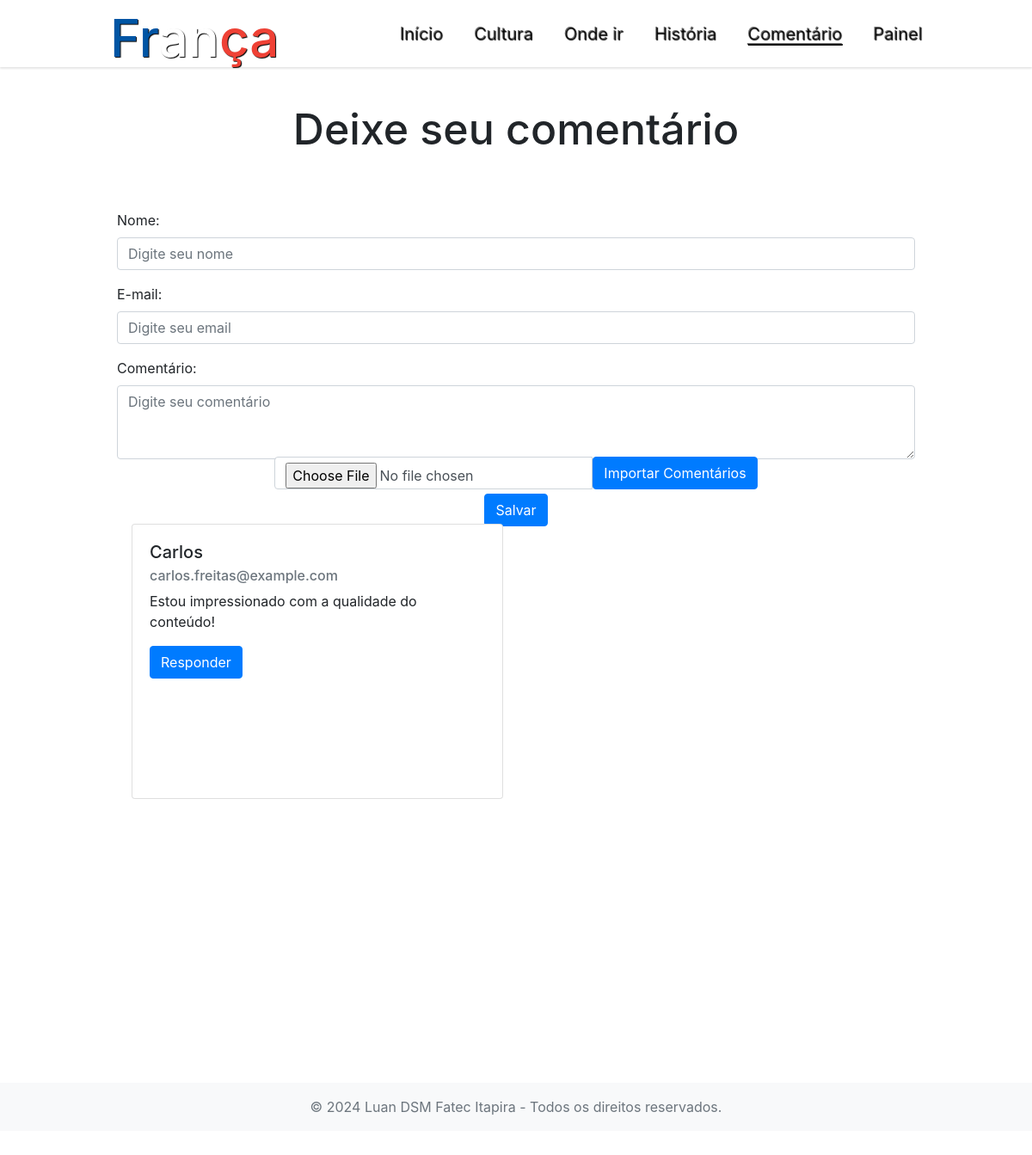
Page /pages/comentario.php (signed in) on the committed database.
### tables this page shows
CREATE TABLE `commentaries` (
  `id` varchar(36) NOT NULL,
  `guest_name` varchar(255) NOT NULL,
  `guest_email` varchar(64) NOT NULL,
  `commentary` text NOT NULL,
  `created_at` timestamp NOT NULL DEFAULT current_timestamp(),
  `is_valid` tinyint(1) NOT NULL DEFAULT 1
);

### model/Commentary.php (called while the page is built, shortened)
<?php
class Commentary
{
    public static function getAllValidCommentaries()
    {
        try {
            $connection = Connection::connect();
            $stmt = $connection->prepare('SELECT
            c.id AS commentary_id,
            c.commentary,
            c.created_at AS commentary_date,
            c.is_valid,
            c.guest_name,
            c.guest_email,
            CONCAT("[", GROUP_CONCAT(CONCAT(\'{"response":"\', REPLACE(r.response, \'"\', \'\\"\'), \'","response_date":"\', r.created_at, \'"}\') SEPARATOR ","), "]") AS response
        FROM
            commentaries c
        LEFT JOIN
            commentaries_response r ON c.id = r.id_commentary
        WHERE
            c.is_valid = 1
        GROUP BY
            c.id;');
            $stmt->execute();
            $validCommentaries = $stmt->fetchAll(PDO::FETCH_ASSOC);
            return json_encode($validCommentaries);
        } catch (PDOException $e) {
            return json_encode(["error" => "Erro ao buscar os comentários válidos: " . $e->getMessage()]);
        }
    }
}

### pages/comentario.php (the view, shortened to what this page needs)
<?php
require "../model/Commentary.php";
$commentaries = Commentary::getAllValidCommentaries();
$commentaries_json = json_decode($commentaries, true);
?>
<!DOCTYPE html>
<html lang="pt-BR">
<head>
  <link href="https://stackpath.bootstrapcdn.com/bootstrap/4.5.2/css/bootstrap.min.css" rel="stylesheet" />
  <link rel="stylesheet" href="../styles.css" />
</head>
<body>
  <nav class="navbar navbar-expand-lg navbar-light bg-light fixed-top w-100 bg-transparent blur flex-row padding py-3">
    <div class="d-flex justify-content-between w-100 flex-lg-row align-items-center">
      <a href="../index.html" class="text-decoration-none">
        <div class="logo logo-up h-100 d-flex p-2">
          <h1>
            <span class="header-title title-begin text-shadow">Fr</span><span class="header-title title-mid text-shadow">an</span><span class="header-title title-end text-shadow">ça</span>
          </h1>
        </div>
      </a>
      <div class="d-flex flex-column">
        <div class="collapse navbar-collapse" id="navbarSupportedContent">
          <ul class="navbar-nav ml-auto text-dark-emphasis" style="gap: 20px !important">
            <li class="nav-item d-flex justify-content-center">
              <a class="nav-link link-underline list text-dark-emphasis text-shadow" href="../index.html">Início</a>
            </li>
            <li class="nav-item d-flex justify-content-center">
              <a class="nav-link link-underline text-dark-emphasis list text-shadow" href="./cultura.html">Cultura</a>
            </li>
            <li class="nav-item d-flex justify-content-center">
              <a class="nav-link link-underline text-dark-text-dark-emphasis list text-shadow" href="./onde-ir.html">Onde ir <span class="sr-only">(current)</span></a>
            </li>
            <li class="nav-item d-flex justify-content-center">
              <a class="nav-link link-underline text-dark-emphasis list text-shadow" href="./historia.html">História</a>
            </li>
            <li class="nav-item d-flex justify-content-center">
              <a class="nav-link link-underline text-dark-emphasis list text-shadow" href="">Comentário</a>
            </li>
            <li class="nav-item d-flex justify-content-center">
              <a class="nav-link link-underline link-underline text-dark-emphasis list text-shadow" href="./login.php">Painel</a>
            </li>
          </ul>
        </div>
      </div>
    </div>
  </nav>
  <main>
    <section class="container-fluid wrapper" style="padding-inline: 10vw; margin-top: 15vh">
      <div class="row justify-content-center">
        <div class="col-12 mb-5">
          <h2 class="text-center mb-5 place-title">Deixe seu comentário</h2>
          <form action="./gravar-comentario.php" class="container p-0 p-lg-3" method="POST">
            <div class="form-group">
              <label for="nome">Nome:</label>
              <input type="text" class="form-control" id="nome" placeholder="Digite seu nome" name="nome" />
            </div>
            <div class="form-group">
              <label for="email">E-mail:</label>
              <input type="email" class="form-control" id="email" placeholder="Digite seu email" name="email" />
            </div>
            <div class="form-group">
              <label for="comentario">Comentário:</label>
              <textarea class="form-control" id="comentario" rows="3" placeholder="Digite seu comentário" name="comentario"></textarea>
            </div>
            <div class="d-flex justify-content-center">
              <button type="submit" class="btn btn-primary btn-md mt-4 mb-4">
                Salvar
              </button>
            </div>
          </form>
        </div>
      </div>
    </section>
    <section class="container-fluid wrapper" style='margin-top: -30vh;'>
      <div class="row justify-content-center">
        <div class="col-12 p-lg-5">
          <?php if (isset($_SESSION['user_email'])) : ?>
            <div class="d-flex justify-content-center my-4">
              <form action="./importar-json.php" method="post" enctype="multipart/form-data">
                <div class="input-group mb-3">
                  <input type="file" class="form-control" id="jsonFile" name="jsonFile">
                  <button type="submit" class="btn btn-primary">Importar Comentários</button>
                </div>
              </form>
            </div>
          <?php endif; ?>
          <div class="row">
            <?php if (!empty($commentaries_json)) : ?>
              <?php foreach ($commentaries_json as $comment) : ?>
                <div class="col-md-6 mb-4">
                  <div class="card">
                    <div class="card-body">
                      <h5 class="card-title"><?php echo ucwords($comment['guest_name']); ?></h5>
                      <h6 class="card-subtitle mb-2 text-muted"><?php echo $comment['guest_email']; ?></h6>
                      <p class="card-text"><?php echo ucfirst($comment['commentary']); ?></p>
                      <?php if (isset($_SESSION['user_email'])) : ?>
                        <a href="./responder_comentario.php?id=<?php echo $comment['commentary_id']; ?>" class="btn btn-primary">Responder</a>
                      <?php endif; ?>
                    </div>
                  </div>
                </div>
              <?php endforeach; ?>
            <?php else : ?>
              <div class="col-12 text-center">
                <p>Não há comentários disponíveis.</p>
              </div>
            <?php endif; ?>
          </div>
        </div>
      </div>
    </section>
  </main>
  <footer class="footer mt-auto py-3 bg-light">
    <div class="container text-center">
      <span class="text-muted">© 2024 Luan DSM Fatec Itapira - Todos os direitos reservados.</span>
    </div>
  </footer>
</body>
</html>

### styles.css (style rules this page uses)
body { width: 100%; overflow-x: hidden; }
main { min-height: 100vh; }
.wrapper { min-height: 100vh; padding-inline: 10vw; }
.padding { padding-inline: 10vw; }
.navbar { box-shadow: 0px 2px 2px rgba(0, 0, 0, 0.1); }
.navbar-nav .nav-link { color: #333; }
.header-title { font-size: clamp(30px, 5vw, 60px); }
.title-begin { color: #0055a4; }
.title-mid { color: #ffffff; }
.title-end { color: #ef4135; }
.list { font-size: clamp(20px, 1.6vw, 32px); }
.text-shadow { text-shadow: 1px 1px 1px rgba(0, 0, 0, 1); }
.blur { backdrop-filter: blur(5px); width: 100%; background-color: rgba(255, 255, 255, 0.2) !important; }
.card { width: 100%; height: 100%; min-height: 40vh; }
.place-title { font-size: clamp(20px, 7vw, 50px); }
.logo-up { position: absolute; top: 0; left: 14; }

### rows in the picture
commentaries: guest_name "Carlos", guest_email "carlos.freitas@example.com", commentary "Estou impressionado com a qualidade do conteúdo!"
